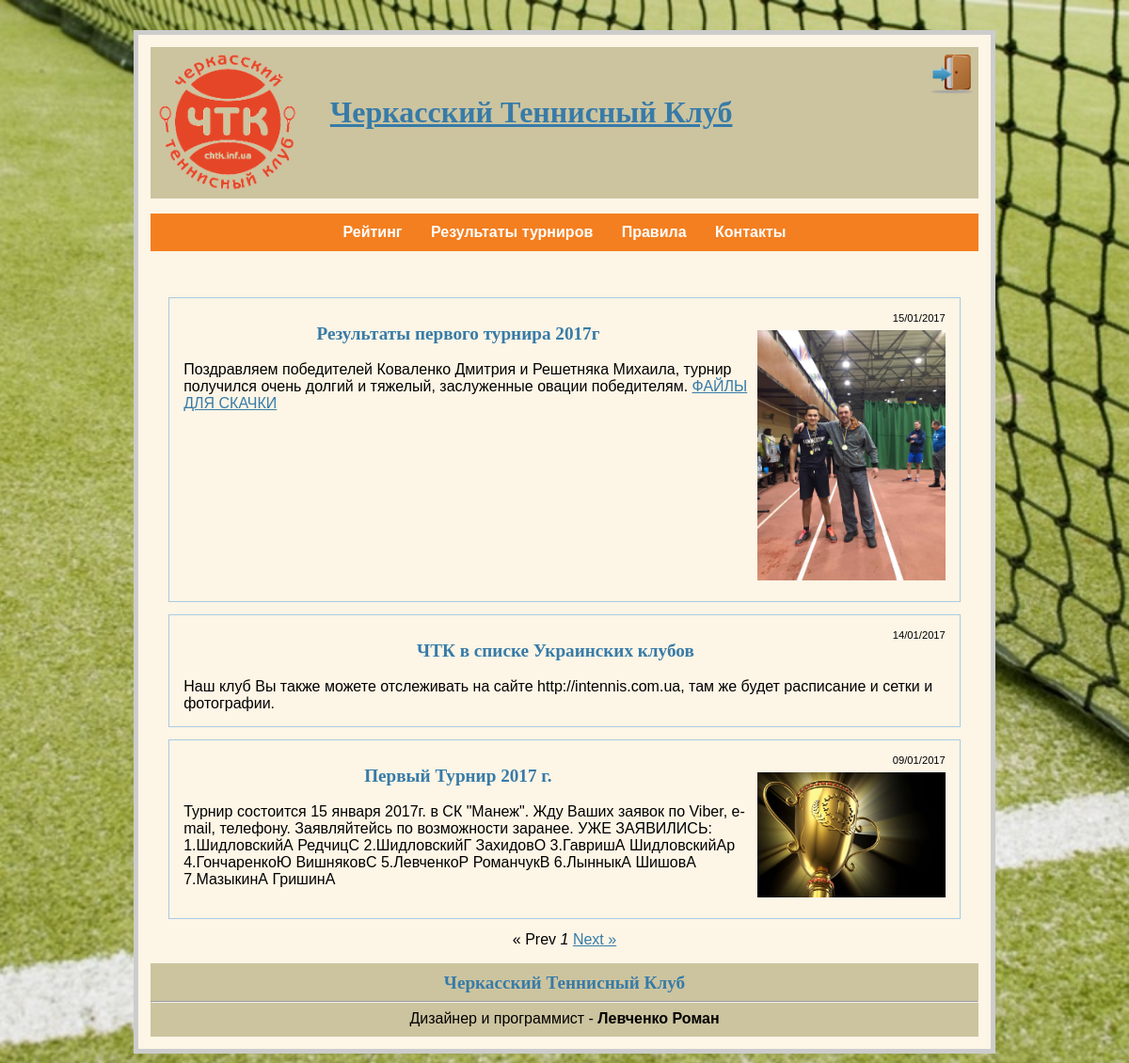
The page / on the database its author committed.
### chtk.py (models this page shows, shortened)
class Entries(dab.Model):
    id = dab.Column(dab.Integer, primary_key=True)
    title = dab.Column(dab.String(100))
    text = dab.Column(dab.String(450))
    date_of_article = dab.Column(dab.String(20))
    images = dab.Column(dab.String(60))
    tour = dab.Column(dab.String(60))

### chtk.py (the view)
@app.route('/<int:page>/', methods=['GET', 'POST'])
@app.route('/')
def show_entries(page=1):
    pagination = Entries.query.order_by(Entries.id.desc()).paginate(page, 3, False)
    db = get_db()
    cur_1 = db.execute('select id, player_name, player_surname, path_photo from players order by player_surname')
    players = cur_1.fetchall()
    return render_template('show_entries.html', players=players, pagination=pagination, len_2016=len_2016, len_2017=len_2017)

### chtk.py (called while the page is built)
def connect_db():
    rv = sqlite3.connect(app.config['DATABASE'])
    rv.row_factory = sqlite3.Row
    return rv

def get_db():
    if not hasattr(g, 'sqlite_db'):
        g.sqlite_db = connect_db()
    return g.sqlite_db

### templates/show_entries.html (shortened to what this page needs)
{% extends "base.html" %}
{% block body %}
  <ul class=entries>
    {% for entry in pagination.items %}
      <li><div class="date" align="right"> {{ entry.date_of_article }}</div>
                {% if entry.images %}
                    <img src="/{{ entry.images }}" width="200" align="right" class="picture"><h2 align="center">{{ entry.title }} </h2><br>{{ entry.text|safe }} {% if entry.tour %}<a href="/{{ entry.tour }}">ФАЙЛЫ ДЛЯ СКАЧКИ</a>{% endif %}
                {% else %}
                    <h2 align="center">{{ entry.title }} </h2><br>
                    {{ entry.text|safe }} {% if entry.tour %}<a href="/{{ entry.tour }}">ФАЙЛЫ ДЛЯ СКАЧКИ</a>{% endif %}
                {% endif %}
      </li>
  {% else %}
      <li><em>Unbelievable.  No entries here so far</em></li>
  </ul>
    {% endfor %}
<div class=pagination>
{% if pagination.has_prev -%}<a href="{{ url_for('show_entries', page = pagination.prev_num) }}">&laquo; Prev</a>{%- else -%}<span class=disabled>&laquo; Prev</span>{% endif %} <strong>{{ pagination.page }}</strong>
{% if pagination.has_next %}<a href="{{ url_for('show_entries', page = pagination.next_num) }}">Next &raquo;</a>{% else %}<span class=disabled>Next &raquo;</span>{% endif %}
</div>
{% endblock %}

### templates/base.html (shortened to what this page needs)
<!doctype html>
<link rel=stylesheet type=text/css href="{{ url_for('static', filename='style.css') }}">
<div class=page>
    <div class=metanav>
        <div align="left"> <a href="/"> <img src="{{ url_for('static', filename='logo2.png') }}" width="150" align="middle" ></a>
            <a href="/" class="title"><b>Черкасский Теннисный Клуб</b> </a>
            {% if not session.logged_in %}
                <a href="{{ url_for('login') }}"><input type="image" src="/static/login_button.png" width="45" align="right"></a>
            {% else %}
                <a href="{{ url_for('logout') }}"><input type="image" src="/static/logout_button.png" width="45" align="right"></a>
            {% endif %}
        </div>
    </div>
    <div class="menu">
    <ul>
        <li><a href="#">Рейтинг</a>
        </li>
        <li><a href="#">Результаты турниров </a>
        </li>
        <li>
            <a href="/rules/">Правила</a>
        </li>
        <li>
            <a href="/contacts/">Контакты</a>
        </li>
    </ul>
    </div>
  {% block body %}{% endblock %}
<div class="footer"><h2 align="center">Черкасский Теннисный Клуб</h2><hr>
<div align="center"> Дизайнер и программист - <b>Левченко Роман</b></div></div>
</div>

### static/style.css (style rules this page uses)
a, h1, h2 { color: #377ba8; }
h1, h2 { font-family: 'Georgia', serif; margin: 0; }
h2 { font-size: 1.2em; }
.page { margin: 2em auto; width: 55em; border: 5px solid #ccc; padding: 0.8em; background: #FDF5E6; }
.entries { list-style: none; margin: 0; padding: 0; }
.entries li { margin: 0.8em 1.2em; border: 1px solid #aacbe2; padding: 15px; }
.entries li h2 { margin-left: -1em; }
.metanav { padding: 0.4em; margin-bottom: 0.5em; background: #CCC49F; }
.date { font-size: 0.7em; }
.footer { clear: left; padding: 10px 0; background-color: #CCC49F; }
.picture { margin: 7px 0 7px 7px; }
.title { font-family: 'Georgia', serif; font-size: 2em; padding-left: 30px; }
div.pagination { margin: 0px 0 0 0; text-align: center; }
div.pagination strong { font-weight: normal; font-style: italic; }
.menu { padding:0 0 20px; text-align:center; }
.menu ul { display:block; height:40px; padding:0 20px; background:#F47F20; }
.menu li { display:inline-block; margin:0 -2px; position:relative; }
.menu li a { display:block; height:20px; padding:10px 15px; line-height:20px; color:#fff; font-weight:700; text-decoration:none; }

### rows shown on the page
Entries: date_of_article "15/01/2017", images (picture), title "Результаты первого турнира 2017г", text "Поздравляем победителей Коваленко Дмитрия и Решетняка Михаила, турнир получился очень долгий и тяжелый, заслуженные овации победителям."
Entries: date_of_article "14/01/2017", title "ЧТК в списке Украинских клубов", text "Наш клуб Вы также можете отслеживать на сайте http://intennis.com.ua, там же будет расписание и сетки и фотографии."
Entries: date_of_article "09/01/2017", images (picture), title "Первый Турнир 2017 г.", text "Турнир состоится 15 января 2017г. в СК \"Манеж\". Жду Ваших заявок по Viber, e-mail, телефону. Заявляйтейсь по возможности заранее. УЖЕ ЗАЯВИЛИСЬ: 1.ШидловскийА РедчицС 2.ШидловскийГ ЗахидовО 3.ГавришА ШидловскийАр 4.ГончаренкоЮ ВишняковС 5.ЛевченкоР РоманчукВ 6.ЛынныкА ШишовА 7.МазыкинА ГришинА"

### other values the page prints
{{ pagination.page }} "1"
